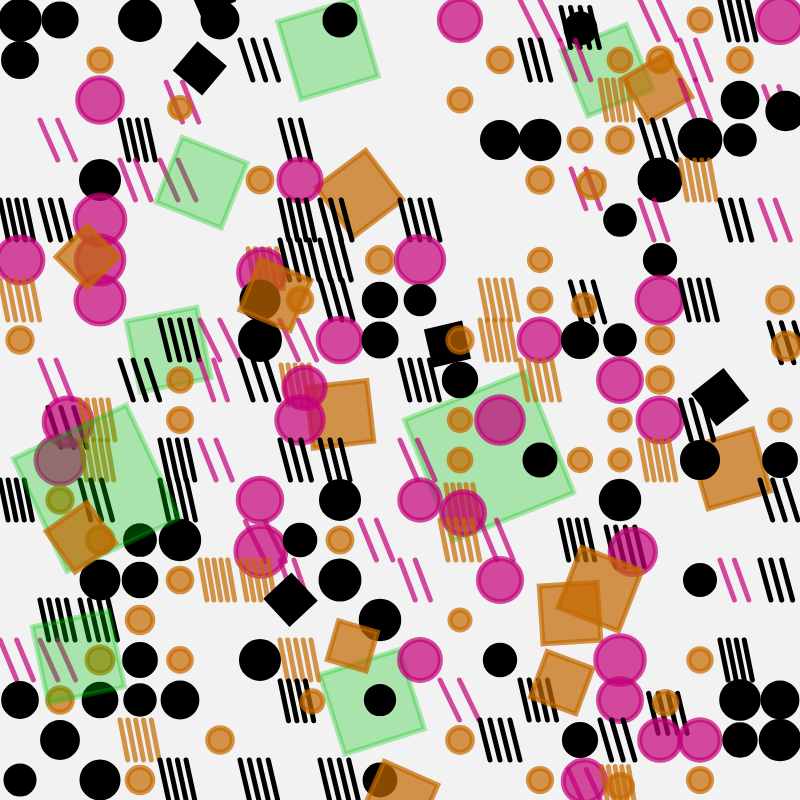
Frame 1 (no input)
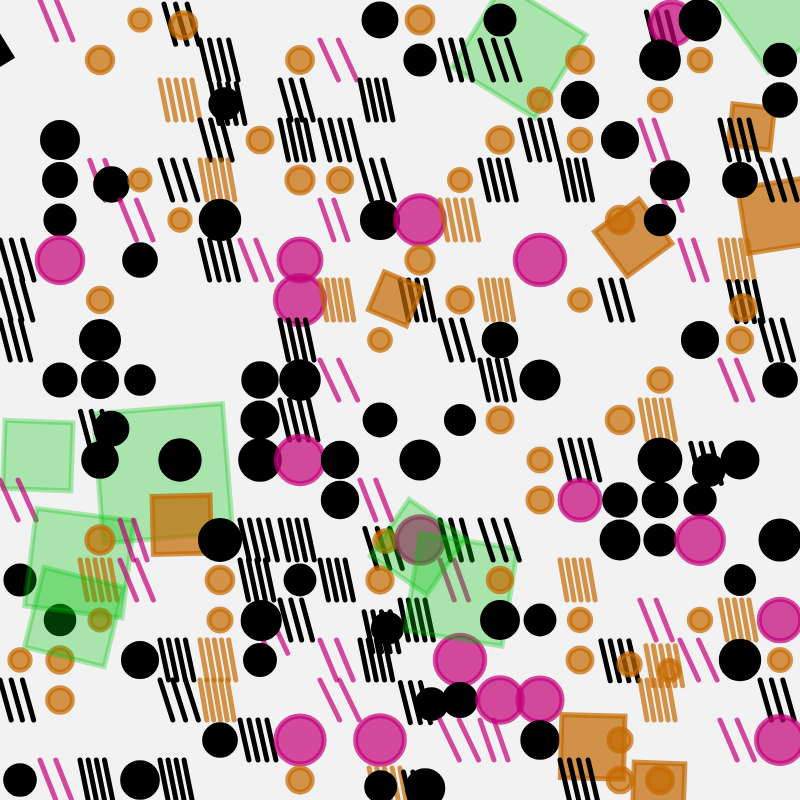
Frame 2 (the mouse pressed at the canvas centre, redrawn once)

The p5.js sketch that drew these frames (run headless with seeded random() and noise() and a simulated clock; the mouse was pressed at the canvas centre and the sketch redrawn once):

// p5.js sketch
// ── sketch.js
let canvas
let gridXAmount = 20
let gridYAmount = 20
let tileWidth
let tileHeight
let color1
let color2

function setup() {
  angleMode(DEGREES)
  createCanvas(800, 800);
  tileWidth = height / gridXAmount
  tileHeight = width / gridYAmount
  colorMode(HSB, 360, 100, 100, 100)
  color1 = color(0, 0, 0, 100)
  color2 = color(323, 100, 77, 70)
  color3 = color(32, 100, 77, 70)
  color4 = color(123, 100, 77, 30)
  frameRate(10)
  noLoop()
}

function draw() {
  background(0, 0, 95, 100)
  strokeWeight(5)
  for (let i = 0; i < gridXAmount; i++) {
    for (let j = 0; j < gridYAmount; j++) {
      formRoulette(tileWidth * (i), tileHeight * (j))
    }
  }
}

function formRoulette(x, y) {
  let chance1 = 0.5
  let chance2 = 3
  let chance3 = 5
  let chance4 = 8
  let totalchance = 10
  let take = random(0, totalchance)
  if (take <= chance1) {
    let offsetX = random(tileWidth/3)
    let offsetY = random(tileHeight/3)
    form1(x+offsetX, y+offsetY);
    offsetX = random(tileWidth/3)
    offsetY = random(tileHeight/3)
    form2(x+offsetX, y+offsetY);
  } else if (take > chance1 && take <= chance2) {

  } else if (take > chance2 && take <= chance3) {
    form1(x, y)
  } else if (take > chance3 && take <= chance4) {
    form2(x, y)
  } else if (take > chance4 && take <= totalchance) {
    form3(x, y)
  }
}

function form1(x, y) {
  let amount = random(1, 5)
  if (amount < 2) {
    stroke(color2)
  } else if (amount > 4) {
    stroke(color3)
  } else {
    stroke(color1)
  }
  for (let i = 0; i < amount; i++) {
    line(x + tileWidth / (amount + 1) * i, y, x + tileWidth / (amount + 1) * (i + 1), y + tileHeight)
  }
}

function form2(x, y) {
  let size = random(0.8, 2)
  if (size < 1) {
    stroke(color2)
    fill(color2)
  } else if (size > 1.5) {
    stroke(color3)
    fill(color3)
  } else {
    stroke(color1)
    fill(color1)
  }
  ellipse(x + tileWidth / 2, y + tileHeight / 2, tileWidth / size, tileHeight / size)
}

function form3(x, y) {
  let size = random(0.3, 1.2)
  if (size < 0.6) {
    stroke(color4)
    fill(color4)
  } else if (size > 1) {
    stroke(color1)
    fill(color1)
  } else {
    stroke(color3)
    fill(color3)
  }
  push()
  rotate(random(360))
  rect(x + tileWidth / 2, y + tileHeight / 2, tileWidth / size, tileHeight / size)
  pop()
}
